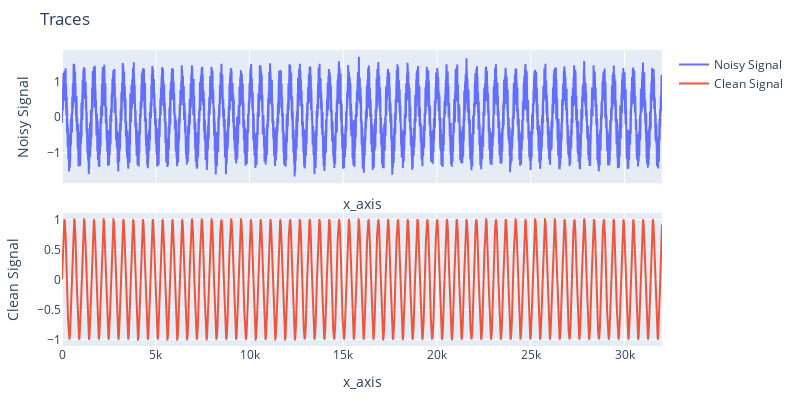

Notebook code for this chart:
### Code cell
import pandas as pd
from src.utils import plotters

# Plot noisy_signal 和 clean_signal
noisy_signal_flat = noisy_signal.squeeze()  # 展平为一维数组，形状 (40000,)
clean_signal_flat = clean_signal.squeeze()  # 展平为一维数组，形状 (40000,)
plotters.plot_traces(
    pd.DataFrame({
        "Noisy Signal": noisy_signal_flat,
        "Clean Signal": clean_signal_flat
    }),
    width=800,
    height=400,
    mode="lines"
)

### Figure 1 — Plotly figure (JSON) as saved in the notebook; plotly's stock layout.template omitted (floating-point values rounded to 4 significant figures; data arrays with more than 128 entries replaced by an {"elided": "..."} marker saying what was removed)
{"data": [{"mode": "lines", "name": "Noisy Signal", "type": "scatter", "x": {"elided": "32000 int values"}, "xaxis": "x", "y": {"elided": "32000 float values"}, "yaxis": "y"}, {"mode": "lines", "name": "Clean Signal", "type": "scatter", "x": {"elided": "32000 int values"}, "xaxis": "x2", "y": {"elided": "32000 float values"}, "yaxis": "y2"}], "layout": {"height": 400, "margin": {"b": 50, "l": 50, "r": 50, "t": 50}, "title": {"text": "Traces"}, "width": 800, "xaxis": {"anchor": "y", "domain": [0, 1], "matches": "x2", "showticklabels": false, "title": {"text": "x_axis"}}, "xaxis2": {"anchor": "y2", "domain": [0, 1], "title": {"text": "x_axis"}}, "yaxis": {"anchor": "x", "domain": [0.55, 1], "title": {"text": "Noisy Signal"}}, "yaxis2": {"anchor": "x2", "domain": [0, 0.45], "title": {"text": "Clean Signal"}}}}
